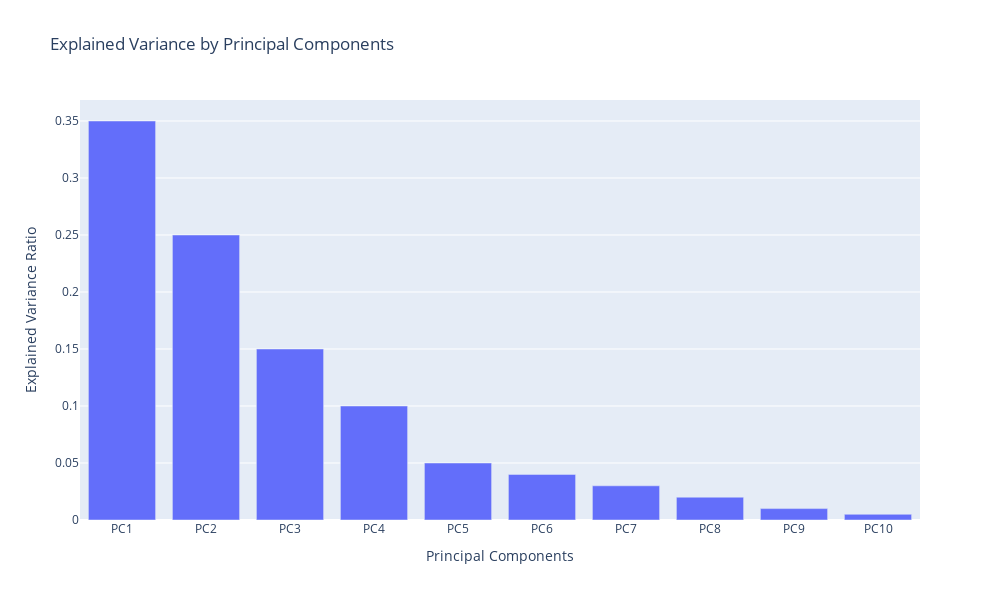

Here is the notebook cell this chart was saved with:
### Markdown cell above
# Interactive Plots

### Code cell
fig = px.bar(
    x=[f'PC{i+1}' for i in range(len(explained_variance_ratio))],
    y=explained_variance_ratio,
    title='Explained Variance by Principal Components',
    labels={'x': 'Principal Components', 'y': 'Explained Variance Ratio'},
    width=1000,  # Set the width of the figure
    height=600   # Set the height of the figure
)
fig.show()

### Figure 1 — Plotly figure (JSON) as saved in the notebook; plotly's stock layout.template omitted (floating-point values rounded to 4 significant figures)
{"data": [{"hovertemplate": "Principal Components=%{x}<br>Explained Variance Ratio=%{y}<extra></extra>", "legendgroup": "", "marker": {"color": "#636efa", "pattern": {"shape": ""}}, "name": "", "orientation": "v", "showlegend": false, "textposition": "auto", "type": "bar", "x": ["PC1", "PC2", "PC3", "PC4", "PC5", "PC6", "PC7", "PC8", "PC9", "PC10"], "xaxis": "x", "y": [0.35, 0.25, 0.15, 0.1, 0.05, 0.04, 0.03, 0.02, 0.01, 0.005], "yaxis": "y"}], "layout": {"barmode": "relative", "height": 600, "legend": {"tracegroupgap": 0}, "title": {"text": "Explained Variance by Principal Components"}, "width": 1000, "xaxis": {"anchor": "y", "domain": [0, 1], "title": {"text": "Principal Components"}}, "yaxis": {"anchor": "x", "domain": [0, 1], "title": {"text": "Explained Variance Ratio"}}}}
